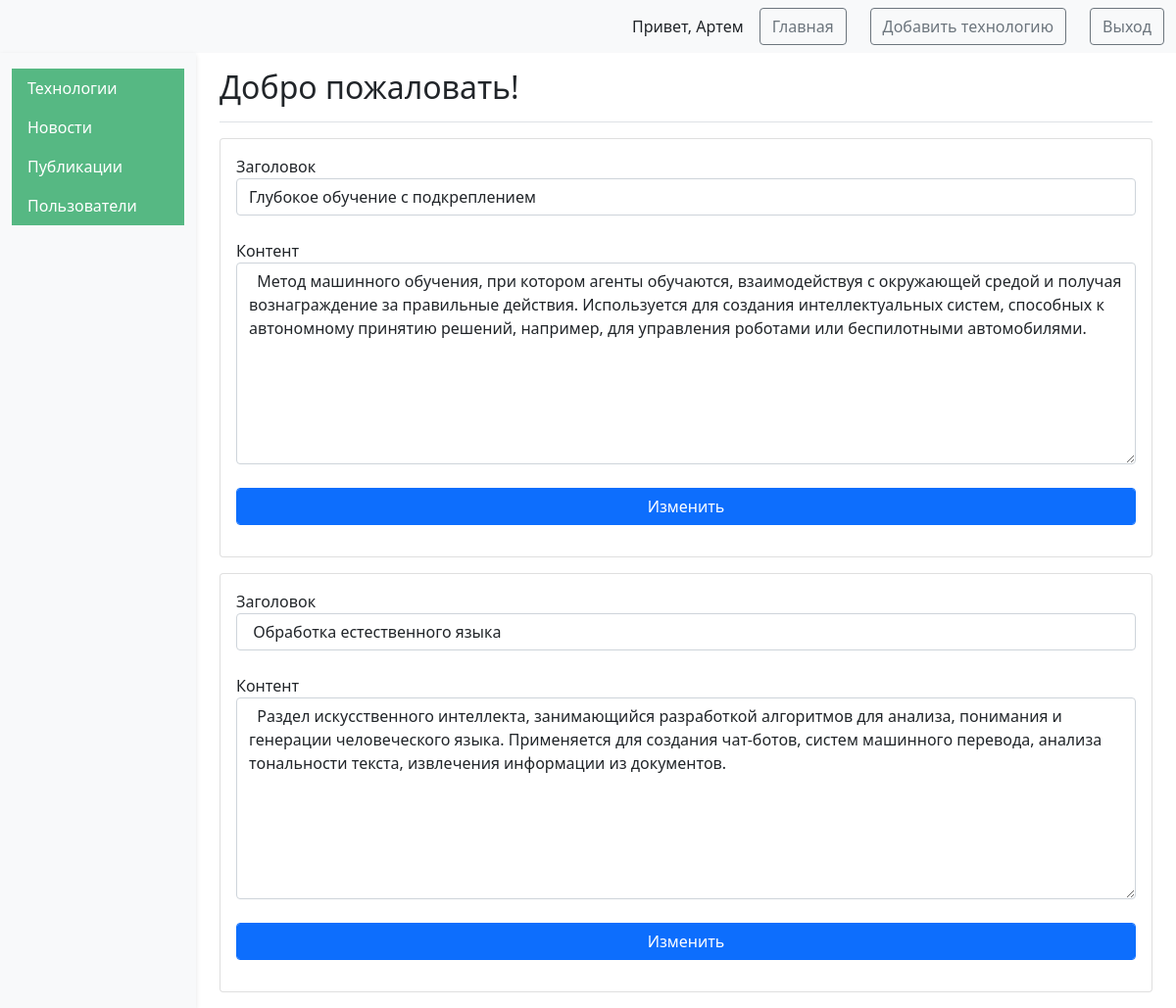
/tech_admin (signed in), run on the app's committed database.
### tables this page shows
CREATE TABLE users (
    id INTEGER PRIMARY KEY AUTOINCREMENT,
    name TEXT NOT NULL,
    email TEXT NOT NULL,
    psw TEXT NOT NULL,
    is_admin INTEGER NOT NULL
);

CREATE TABLE technologies (
    id INTEGER PRIMARY KEY AUTOINCREMENT,
    summary TEXT NOT NULL,
    content TEXT NOT NULL
);

### app.py (the view, shortened to what this page needs)
@app.route("/tech_admin", methods=["POST", "GET"])
@login_required
def tech_admin():
    return render_template(
        'technol_admin.html',
        posts=dbase.getTechnJSON(),
        user_name=current_user.get_name(),
        is_admin=int(current_user.get_admin())
    )

### DataBase.py (called while the page is built)
    def getTechnJSON(self):
        sql = '''SELECT * FROM technologies'''
        try:
            self.__cur.execute(sql)
            res = self.__cur.fetchall()
            if res:
                blocks_list = [dict(ix) for ix in res]
                return blocks_list
        except:
            return False
        return []

    def getUser(self, user_id):
        try:
            self.__cur.execute(
                f"SELECT * FROM users WHERE id = {user_id} LIMIT 1")
            res = self.__cur.fetchone()
            if not res:
                print("Пользователь не найден")
                return False
            return res
        except sqlite3.Error as e:
            print("Ошибка получения из БД "+str(e))
        return False

### UserLogin.py (called while the page is built)
    def fromDB(self, user_id, db):
        self.__user = db.getUser(user_id)
        return self

    def get_name(self):
        return str(self.__user['name'])

    def get_admin(self):
        return str(self.__user['is_admin'])

### app.py (called while the page is built)
@app.before_request
def before_request():
    global dbase
    db = get_db()
    dbase = DataBase(db)

@login_manager.user_loader  # Загрузка пользователя
def load_user(user_id):
    return UserLogin().fromDB(user_id, dbase)

def connect_db():
    conn = sqlite3.connect(app.config['DATABASE'], check_same_thread=False)
    conn.row_factory = sqlite3.Row
    return conn

def get_db():
    if not hasattr(g, 'link_db'):
        g.link_db = connect_db()
    return g.link_db

### templates/technol_admin.html (shortened to what this page needs)
<!DOCTYPE html>
<html lang="en">
<head>
	<link href="https://cdn.jsdelivr.net/npm/bootstrap@5.1.3/dist/css/bootstrap.min.css" rel="stylesheet">
</head>
<body>
	<nav class="navbar navbar-expand-lg navbar-light bg-light">
		<div class="container-fluid">
			<div class="d-flex align-items-center">
				<span class="m3 me-3">Привет, {{user_name}}</span>
				<a href="{{ url_for('index') }}" class="btn btn-outline-secondary me-4">Главная</a>
				<a class="btn btn-outline-secondary me-4" href="{{url_for('addTech')}}">Добавить технологию</a>
				<a href="{{ url_for('logout') }}" class="btn btn-outline-secondary">Выход</a>
			</div>
		</div>
	</nav>
	<div class="container-fluid">
		<div class="row">
			{% if is_admin == 1 %}
			<nav id="sidebarMenu" class="col-md-3 col-lg-2 d-md-block bg-light sidebar collapse">
				<div class="position-sticky pt-3">
					<ul class="nav flex-column">
						<li class="nav-item">
							<a class="nav-link active" aria-current="page" href="{{ url_for('tech_admin') }}">
								Технологии
							</a>
							<a class="nav-link active" aria-current="page" href="{{ url_for('news_admin') }}">
								Новости
							</a>
							<a class="nav-link active" aria-current="page" href="{{ url_for('post_admin') }}">
								Публикации
							</a>
							<a class="nav-link active" aria-current="page" href="{{ url_for('get_all_users') }}">
								Пользователи
							</a>
						</li>
					</ul>
				</div>
			</nav>
			{% endif %}
			<main class="col-md-9 ms-sm-auto col-lg-10 px-md-4">
				<div
					class="d-flex justify-content-between flex-wrap flex-md-nowrap align-items-center pt-3 pb-2 mb-3 border-bottom">
					<h1 class="h2">Добро пожаловать! </h1>
				</div>
				{% if posts == () %}
				<h5 class="card-title">Технологий пока нету</h5>
				{% else %}
				{% for post in posts %}
				{% if is_admin == 1 %}
				<form action="{{url_for('tech_admin')}}" method="post" class="form-contact">
					<div class="card mb-3">
						<div class="card-body">
							<label class="d-flex flex-column">Заголовок<input class="form-control" type="text"
									value="{{ post['summary'] }}" name="summary"> <br></label>
							<label class="d-flex flex-column">Контент<textarea class="form-control"
									value="{{ post['content'] }}" name="content" rows="8"
									cols="55"> {{ post['content'] }}</textarea> <br></label>
							<p><button class="form-control color-primary btn btn-primary"
									type="submit">Изменить</button>
						</div>
					</div>
				</form>
				{% endif %}
				{% endfor %}
				{% endif %}
			</main>
		</div>
	</div>
</body>
</html>

### templates/technol_admin.html (style rules this page uses)
#sidebarMenu { min-height: 100vh; box-shadow: 0 2px 5px rgba(0, 0, 0, 0.1); z-index: 1000; }
.sidebar .nav-link { border-radius: 0; color: #333; }
.sidebar .nav-link.active { background-color: #56B883; color: white; }

### data on the page
users: name "Артем"
technologies: summary "Глубокое обучение с подкреплением", content "Метод машинного обучения, при котором агенты обучаются, взаимодействуя с окружающей средой и получая вознаграждение за правильные действия. Используется для создания интеллектуальных систем, способных к автономному принятию решений, например, для управления роботами или беспилотными автомобилями."
technologies: summary "Обработка естественного языка", content "Раздел искусственного интеллекта, занимающийся разработкой алгоритмов для анализа, понимания и генерации человеческого языка. Применяется для создания чат-ботов, систем машинного перевода, анализа тональности текста, извлечения информации из документов."
